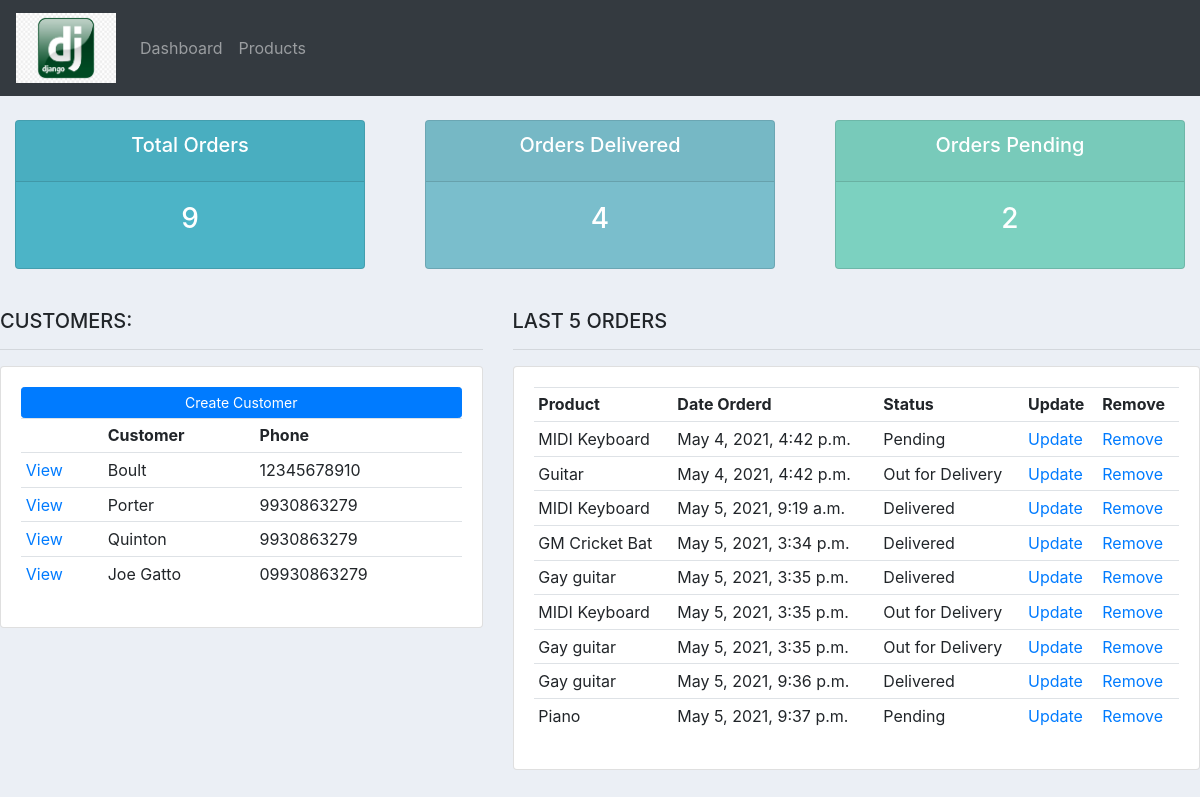
/, run on an earlier commit of the app's database.
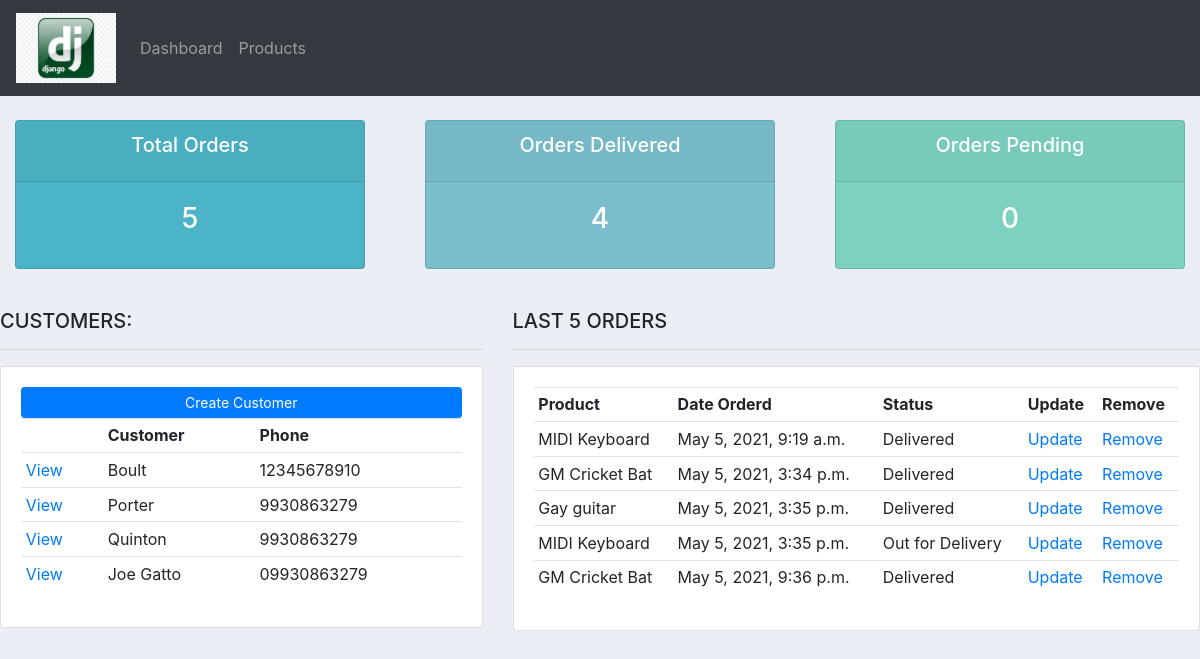
And on a later commit of the database.
### accounts/models.py (models this page shows, shortened)
class Customer(models.Model):
    name = models.CharField(max_length=200, null=True)
    phone = models.CharField(max_length=200, null=True)
    email = models.CharField(max_length=200, null=True)
    date_created = models.DateTimeField(auto_now_add=True)

class Order(models.Model):
    STATUS = (
        ('Pending', 'Pending'),
        ('Out for Delivery', 'Out for Delivery'),
        ('Delivered', 'Delivered')
    )
    customer = models.ForeignKey(
        'Customer', null=True, on_delete=models.SET_NULL)
    product = models.ForeignKey(
        'Product', null=True, on_delete=models.SET_NULL)
    date_created = models.DateTimeField(auto_now_add=True)
    status = models.CharField(max_length=200, null=True, choices=STATUS)

class Product(models.Model):
    CATEGORY = (
        ('Indoor', 'Indoor'),
        ('Outoor', 'Outoor')
    )
    name = models.CharField(max_length=200, null=True)
    price = models.FloatField(null=True)
    category = models.CharField(max_length=200, null=True, choices=CATEGORY)
    description = models.CharField(max_length=200, null=True)
    date_created = models.DateTimeField(auto_now_add=True)
    tags = models.ManyToManyField("Tag")
    def __str__(self):
        return self.name

### accounts/views.py (the view)
# urls.py: path('', views.home, name="home"),
def home(request):
    customers = Customer.objects.all()
    orders = Order.objects.all()
    total_customers = customers.count()
    total_orders = orders.count()
    total_pending = orders.filter(status="Pending").count()
    print(total_pending)
    total_delivered = orders.filter(status="Delivered").count()
    context = {'customers': customers, 'orders': orders,
               'total_customers': total_customers, 'total_orders': total_orders, 'total_delivered': total_delivered,
               'total_pending': total_pending}
    return render(request, 'accounts/dashboard.html', context)

### accounts/templates/accounts/dashboard.html
{% extends 'accounts/main.html' %}
{% block content %}
{% include 'accounts/status.html' %}
<br>
<div class="row">
    <div class="col-md-5">
        <h5>CUSTOMERS:</h5>
        <hr>
        <div class="card card-body">
            <a class="btn btn-primary  btn-sm btn-block" href="">Create Customer</a>
            <table class="table table-sm">
                <tr>
                    <th></th>
                    <th>Customer</th>
                    <th>Phone</th>
                </tr>
                {% for customer in customers %}
                <tr>
                    <td><a href="{% url 'customer' customer.id %}">View</a></td>
                    <td>{{customer.name}}</td>
                    <td>{{customer.phone}}</td>
                </tr>
                {% endfor %}
            </table>
        </div>
    </div>
    <div class="col-md-7">
        <h5>LAST 5 ORDERS</h5>
        <hr>
        <div class="card card-body">
            <table class="table table-sm">
                <tr>
                    <th>Product</th>
                    <th>Date Orderd</th>
                    <th>Status</th>
                    <th>Update</th>
                    <th>Remove</th>
                </tr>
                {% for order in orders %}
                <tr>
                    <td>{{order.product}}</td>
                    <td>{{order.date_created}}</td>
                    <td>{{order.status}}</td>
                    <td><a href="{% url 'update_order' order.id %}">Update</a></td>
                    <td><a href="{% url 'delete_order' order.id %}">Remove</a></td>
                </tr>
                {% endfor %}
            </table>
        </div>
    </div>
</div>
{% endblock %}

What changed in the data, as far as the page shows it:
removed Order: product "MIDI Keyboard", date_created "May 4, 2021, 4:42 p.m.", status "Pending"
removed Order: product "Guitar", date_created "May 4, 2021, 4:42 p.m.", status "Out for Delivery"
removed Order: product "Gay guitar", date_created "May 5, 2021, 3:35 p.m.", status "Out for Delivery"
removed Order: product "Piano", date_created "May 5, 2021, 9:37 p.m.", status "Pending"
changed Order "May 5, 2021, 9:36 p.m.": product "Gay guitar" → "GM Cricket Bat"
Also different on the page:
{{ total_orders }}: "9" → "5"
{{ total_pending }}: "2" → "0"
